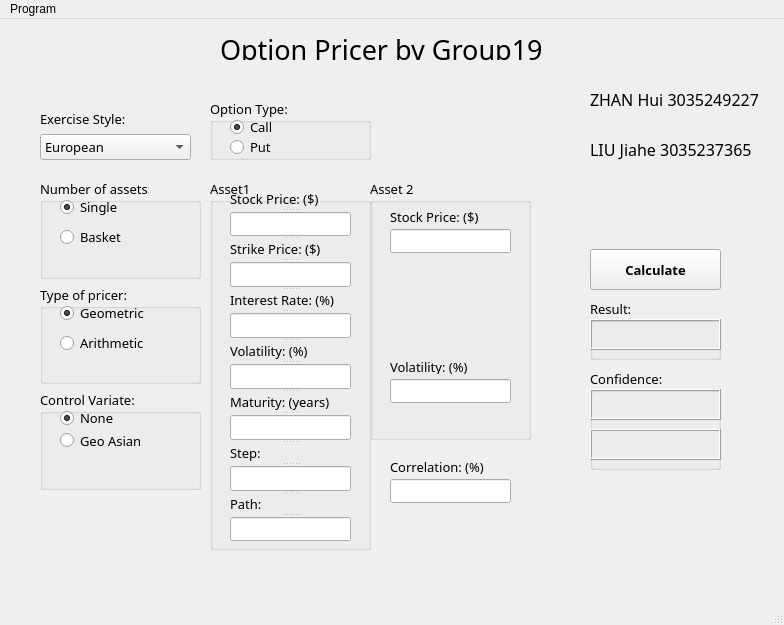
<?xml version="1.0" encoding="UTF-8"?>
<ui version="4.0">
 <class>OptionPricer</class>
 <widget class="QMainWindow" name="OptionPricer">
  <property name="geometry">
   <rect>
    <x>0</x>
    <y>0</y>
    <width>784</width>
    <height>625</height>
   </rect>
  </property>
  <property name="windowTitle">
   <string>Option Pricer by Group 19</string>
  </property>
  <property name="locale">
   <locale language="English" country="HongKong"/>
  </property>
  <widget class="QWidget" name="centralwidget">
   <widget class="QWidget" name="verticalLayoutWidget">
    <property name="geometry">
     <rect>
      <x>40</x>
      <y>80</y>
      <width>151</width>
      <height>61</height>
     </rect>
    </property>
    <property name="font">
     <font>
      <family>Century Gothic</family>
      <pointsize>10</pointsize>
     </font>
    </property>
    <layout class="QVBoxLayout" name="verticalLayout">
     <item>
      <widget class="QLabel" name="label">
       <property name="font">
        <font>
         <family>Century Gothic</family>
         <pointsize>10</pointsize>
        </font>
       </property>
       <property name="text">
        <string>Exercise Style:</string>
       </property>
       <property name="alignment">
        <set>Qt::AlignBottom|Qt::AlignLeading|Qt::AlignLeft</set>
       </property>
      </widget>
     </item>
     <item>
      <widget class="QComboBox" name="comboBox_kindof_option">
       <property name="font">
        <font>
         <family>Century Gothic</family>
         <pointsize>10</pointsize>
        </font>
       </property>
       <property name="iconSize">
        <size>
         <width>16</width>
         <height>30</height>
        </size>
       </property>
       <item>
        <property name="text">
         <string>European</string>
        </property>
       </item>
       <item>
        <property name="text">
         <string>American</string>
        </property>
       </item>
       <item>
        <property name="text">
         <string>Asian</string>
        </property>
       </item>
       <item>
        <property name="text">
         <string>Implied Volatility</string>
        </property>
       </item>
      </widget>
     </item>
    </layout>
   </widget>
   <widget class="QGroupBox" name="groupBox">
    <property name="geometry">
     <rect>
      <x>210</x>
      <y>80</y>
      <width>161</width>
      <height>61</height>
     </rect>
    </property>
    <property name="font">
     <font>
      <family>Century Gothic</family>
      <pointsize>10</pointsize>
     </font>
    </property>
    <property name="title">
     <string>Option Type:</string>
    </property>
    <widget class="QRadioButton" name="radioButton_call">
     <property name="geometry">
      <rect>
       <x>20</x>
       <y>20</y>
       <width>89</width>
       <height>16</height>
      </rect>
     </property>
     <property name="font">
      <font>
       <family>Century Gothic</family>
       <pointsize>10</pointsize>
      </font>
     </property>
     <property name="text">
      <string>Call</string>
     </property>
     <property name="checked">
      <bool>true</bool>
     </property>
    </widget>
    <widget class="QRadioButton" name="radioButton_put">
     <property name="geometry">
      <rect>
       <x>20</x>
       <y>40</y>
       <width>89</width>
       <height>16</height>
      </rect>
     </property>
     <property name="font">
      <font>
       <family>Century Gothic</family>
       <pointsize>10</pointsize>
      </font>
     </property>
     <property name="text">
      <string>Put</string>
     </property>
    </widget>
   </widget>
   <widget class="QPushButton" name="pushButton_calculate">
    <property name="geometry">
     <rect>
      <x>590</x>
      <y>230</y>
      <width>131</width>
      <height>41</height>
     </rect>
    </property>
    <property name="font">
     <font>
      <family>Century Gothic</family>
      <pointsize>10</pointsize>
      <weight>75</weight>
      <bold>true</bold>
     </font>
    </property>
    <property name="text">
     <string>Calculate</string>
    </property>
   </widget>
   <widget class="QGroupBox" name="groupBox_asset1">
    <property name="geometry">
     <rect>
      <x>210</x>
      <y>160</y>
      <width>161</width>
      <height>371</height>
     </rect>
    </property>
    <property name="font">
     <font>
      <family>Century Gothic</family>
      <pointsize>10</pointsize>
     </font>
    </property>
    <property name="title">
     <string>Asset1</string>
    </property>
    <widget class="QSplitter" name="splitter">
     <property name="geometry">
      <rect>
       <x>20</x>
       <y>11</y>
       <width>121</width>
       <height>351</height>
      </rect>
     </property>
     <property name="font">
      <font>
       <family>Century Gothic</family>
       <pointsize>10</pointsize>
      </font>
     </property>
     <property name="orientation">
      <enum>Qt::Vertical</enum>
     </property>
     <widget class="QLabel" name="label_stock_price">
      <property name="font">
       <font>
        <family>Century Gothic</family>
        <pointsize>10</pointsize>
       </font>
      </property>
      <property name="text">
       <string>Stock Price: ($)</string>
      </property>
     </widget>
     <widget class="QLineEdit" name="lineEdit_stock_price">
      <property name="font">
       <font>
        <family>Century Gothic</family>
        <pointsize>10</pointsize>
       </font>
      </property>
     </widget>
     <widget class="QLabel" name="label_strike_price">
      <property name="font">
       <font>
        <family>Century Gothic</family>
        <pointsize>10</pointsize>
       </font>
      </property>
      <property name="text">
       <string>Strike Price: ($)</string>
      </property>
     </widget>
     <widget class="QLineEdit" name="lineEdit_strike_price">
      <property name="font">
       <font>
        <family>Century Gothic</family>
        <pointsize>10</pointsize>
       </font>
      </property>
     </widget>
     <widget class="QLabel" name="label_strike_price_2">
      <property name="font">
       <font>
        <family>Century Gothic</family>
        <pointsize>10</pointsize>
       </font>
      </property>
      <property name="text">
       <string>Interest Rate: (%)</string>
      </property>
     </widget>
     <widget class="QLineEdit" name="lineEdit_rate">
      <property name="font">
       <font>
        <family>Century Gothic</family>
        <pointsize>10</pointsize>
       </font>
      </property>
     </widget>
     <widget class="QLabel" name="label_vol1">
      <property name="font">
       <font>
        <family>Century Gothic</family>
        <pointsize>10</pointsize>
       </font>
      </property>
      <property name="text">
       <string>Volatility: (%)</string>
      </property>
     </widget>
     <widget class="QLineEdit" name="lineEdit_vol1">
      <property name="font">
       <font>
        <family>Century Gothic</family>
        <pointsize>10</pointsize>
       </font>
      </property>
     </widget>
     <widget class="QLabel" name="label_maturity">
      <property name="font">
       <font>
        <family>Century Gothic</family>
        <pointsize>10</pointsize>
       </font>
      </property>
      <property name="text">
       <string>Maturity: (years)</string>
      </property>
     </widget>
     <widget class="QLineEdit" name="lineEdit_maturity">
      <property name="font">
       <font>
        <family>Century Gothic</family>
        <pointsize>10</pointsize>
       </font>
      </property>
     </widget>
     <widget class="QLabel" name="label_step">
      <property name="font">
       <font>
        <family>Century Gothic</family>
        <pointsize>10</pointsize>
       </font>
      </property>
      <property name="text">
       <string>Step:</string>
      </property>
     </widget>
     <widget class="QLineEdit" name="lineEdit_step">
      <property name="font">
       <font>
        <family>Century Gothic</family>
        <pointsize>10</pointsize>
       </font>
      </property>
      <property name="text">
       <string/>
      </property>
     </widget>
     <widget class="QLabel" name="label_paths">
      <property name="font">
       <font>
        <family>Century Gothic</family>
        <pointsize>10</pointsize>
       </font>
      </property>
      <property name="text">
       <string>Path:</string>
      </property>
     </widget>
     <widget class="QLineEdit" name="lineEdit_path">
      <property name="font">
       <font>
        <family>Century Gothic</family>
        <pointsize>10</pointsize>
       </font>
      </property>
      <property name="text">
       <string/>
      </property>
     </widget>
    </widget>
   </widget>
   <widget class="QWidget" name="widget_asian_pars" native="true">
    <property name="geometry">
     <rect>
      <x>40</x>
      <y>160</y>
      <width>161</width>
      <height>311</height>
     </rect>
    </property>
    <property name="font">
     <font>
      <family>Century Gothic</family>
      <pointsize>10</pointsize>
     </font>
    </property>
    <layout class="QVBoxLayout" name="verticalLayout_asian_pars">
     <item>
      <widget class="QGroupBox" name="groupBox_numof_assets">
       <property name="font">
        <font>
         <family>Century Gothic</family>
         <pointsize>10</pointsize>
        </font>
       </property>
       <property name="autoFillBackground">
        <bool>false</bool>
       </property>
       <property name="title">
        <string>Number of assets:</string>
       </property>
       <property name="flat">
        <bool>false</bool>
       </property>
       <property name="checkable">
        <bool>false</bool>
       </property>
       <widget class="QRadioButton" name="radioButton_asset_single">
        <property name="geometry">
         <rect>
          <x>20</x>
          <y>20</y>
          <width>89</width>
          <height>16</height>
         </rect>
        </property>
        <property name="font">
         <font>
          <family>Century Gothic</family>
          <pointsize>10</pointsize>
         </font>
        </property>
        <property name="text">
         <string>Single</string>
        </property>
        <property name="checked">
         <bool>true</bool>
        </property>
       </widget>
       <widget class="QRadioButton" name="radioButton_asset_basket">
        <property name="geometry">
         <rect>
          <x>20</x>
          <y>50</y>
          <width>89</width>
          <height>16</height>
         </rect>
        </property>
        <property name="font">
         <font>
          <family>Century Gothic</family>
          <pointsize>10</pointsize>
         </font>
        </property>
        <property name="text">
         <string>Basket</string>
        </property>
       </widget>
      </widget>
     </item>
     <item>
      <widget class="QGroupBox" name="groupBox_pricing_type">
       <property name="font">
        <font>
         <family>Century Gothic</family>
         <pointsize>10</pointsize>
        </font>
       </property>
       <property name="title">
        <string>Type of pricer:</string>
       </property>
       <widget class="QRadioButton" name="radioButton_type_geo">
        <property name="geometry">
         <rect>
          <x>20</x>
          <y>20</y>
          <width>89</width>
          <height>16</height>
         </rect>
        </property>
        <property name="font">
         <font>
          <family>Century Gothic</family>
          <pointsize>10</pointsize>
         </font>
        </property>
        <property name="text">
         <string>Geometric</string>
        </property>
        <property name="checked">
         <bool>true</bool>
        </property>
       </widget>
       <widget class="QRadioButton" name="radioButton_type_arith">
        <property name="geometry">
         <rect>
          <x>20</x>
          <y>50</y>
          <width>89</width>
          <height>16</height>
         </rect>
        </property>
        <property name="font">
         <font>
          <family>Century Gothic</family>
          <pointsize>10</pointsize>
         </font>
        </property>
        <property name="text">
         <string>Arithmetic</string>
        </property>
       </widget>
      </widget>
     </item>
     <item>
      <widget class="QGroupBox" name="groupBox_control_variate">
       <property name="font">
        <font>
         <family>Century Gothic</family>
         <pointsize>10</pointsize>
        </font>
       </property>
       <property name="title">
        <string>Control Variate:</string>
       </property>
       <widget class="QRadioButton" name="radioButton_cv_standard">
        <property name="geometry">
         <rect>
          <x>20</x>
          <y>20</y>
          <width>89</width>
          <height>16</height>
         </rect>
        </property>
        <property name="font">
         <font>
          <family>Century Gothic</family>
          <pointsize>10</pointsize>
         </font>
        </property>
        <property name="text">
         <string>None</string>
        </property>
        <property name="checked">
         <bool>true</bool>
        </property>
       </widget>
       <widget class="QRadioButton" name="radioButton_cv_geo">
        <property name="geometry">
         <rect>
          <x>20</x>
          <y>40</y>
          <width>101</width>
          <height>21</height>
         </rect>
        </property>
        <property name="font">
         <font>
          <family>Century Gothic</family>
          <pointsize>10</pointsize>
         </font>
        </property>
        <property name="acceptDrops">
         <bool>false</bool>
        </property>
        <property name="text">
         <string>Geo Asian</string>
        </property>
       </widget>
      </widget>
     </item>
    </layout>
   </widget>
   <widget class="QWidget" name="widget_asset2" native="true">
    <property name="geometry">
     <rect>
      <x>370</x>
      <y>160</y>
      <width>161</width>
      <height>331</height>
     </rect>
    </property>
    <property name="font">
     <font>
      <family>Century Gothic</family>
      <pointsize>10</pointsize>
     </font>
    </property>
    <widget class="QLineEdit" name="lineEdit_corr">
     <property name="geometry">
      <rect>
       <x>20</x>
       <y>300</y>
       <width>121</width>
       <height>24</height>
      </rect>
     </property>
     <property name="font">
      <font>
       <family>Century Gothic</family>
       <pointsize>10</pointsize>
      </font>
     </property>
     <property name="text">
      <string/>
     </property>
    </widget>
    <widget class="QLabel" name="label_corr">
     <property name="geometry">
      <rect>
       <x>20</x>
       <y>280</y>
       <width>121</width>
       <height>15</height>
      </rect>
     </property>
     <property name="font">
      <font>
       <family>Century Gothic</family>
       <pointsize>10</pointsize>
      </font>
     </property>
     <property name="text">
      <string>Correlation: (%)</string>
     </property>
    </widget>
    <widget class="QGroupBox" name="groupBox_asset2">
     <property name="geometry">
      <rect>
       <x>0</x>
       <y>0</y>
       <width>161</width>
       <height>261</height>
      </rect>
     </property>
     <property name="font">
      <font>
       <family>Century Gothic</family>
       <pointsize>10</pointsize>
      </font>
     </property>
     <property name="title">
      <string>Asset 2</string>
     </property>
     <widget class="QLabel" name="label_stock_price_2">
      <property name="geometry">
       <rect>
        <x>20</x>
        <y>30</y>
        <width>121</width>
        <height>15</height>
       </rect>
      </property>
      <property name="font">
       <font>
        <family>Century Gothic</family>
        <pointsize>10</pointsize>
       </font>
      </property>
      <property name="text">
       <string>Stock Price: ($)</string>
      </property>
     </widget>
     <widget class="QLabel" name="label_vol2">
      <property name="geometry">
       <rect>
        <x>20</x>
        <y>180</y>
        <width>121</width>
        <height>15</height>
       </rect>
      </property>
      <property name="font">
       <font>
        <family>Century Gothic</family>
        <pointsize>10</pointsize>
       </font>
      </property>
      <property name="text">
       <string>Volatility: (%)</string>
      </property>
     </widget>
     <widget class="QLineEdit" name="lineEdit_vol2">
      <property name="geometry">
       <rect>
        <x>20</x>
        <y>200</y>
        <width>121</width>
        <height>24</height>
       </rect>
      </property>
      <property name="font">
       <font>
        <family>Century Gothic</family>
        <pointsize>10</pointsize>
       </font>
      </property>
     </widget>
     <widget class="QLineEdit" name="lineEdit_stock_price_2">
      <property name="geometry">
       <rect>
        <x>20</x>
        <y>50</y>
        <width>121</width>
        <height>24</height>
       </rect>
      </property>
      <property name="font">
       <font>
        <family>Century Gothic</family>
        <pointsize>10</pointsize>
       </font>
      </property>
     </widget>
    </widget>
   </widget>
   <widget class="QGroupBox" name="groupBox_conf">
    <property name="geometry">
     <rect>
      <x>590</x>
      <y>350</y>
      <width>131</width>
      <height>101</height>
     </rect>
    </property>
    <property name="font">
     <font>
      <family>Century Gothic</family>
      <pointsize>10</pointsize>
     </font>
    </property>
    <property name="title">
     <string>Confidence:</string>
    </property>
    <widget class="QLabel" name="label_result_value_2">
     <property name="geometry">
      <rect>
       <x>0</x>
       <y>60</y>
       <width>131</width>
       <height>31</height>
      </rect>
     </property>
     <property name="font">
      <font>
       <family>Century Gothic</family>
       <pointsize>10</pointsize>
      </font>
     </property>
     <property name="frameShape">
      <enum>QFrame::Box</enum>
     </property>
     <property name="frameShadow">
      <enum>QFrame::Raised</enum>
     </property>
     <property name="text">
      <string/>
     </property>
    </widget>
    <widget class="QLabel" name="label_result_value_1">
     <property name="geometry">
      <rect>
       <x>0</x>
       <y>20</y>
       <width>131</width>
       <height>31</height>
      </rect>
     </property>
     <property name="font">
      <font>
       <family>Century Gothic</family>
       <pointsize>10</pointsize>
      </font>
     </property>
     <property name="frameShape">
      <enum>QFrame::Box</enum>
     </property>
     <property name="frameShadow">
      <enum>QFrame::Raised</enum>
     </property>
     <property name="text">
      <string/>
     </property>
    </widget>
   </widget>
   <widget class="QGroupBox" name="groupBox_3">
    <property name="geometry">
     <rect>
      <x>590</x>
      <y>280</y>
      <width>131</width>
      <height>61</height>
     </rect>
    </property>
    <property name="font">
     <font>
      <family>Century Gothic</family>
      <pointsize>10</pointsize>
     </font>
    </property>
    <property name="title">
     <string>Result:</string>
    </property>
    <widget class="QLabel" name="label_result_value">
     <property name="geometry">
      <rect>
       <x>0</x>
       <y>20</y>
       <width>131</width>
       <height>31</height>
      </rect>
     </property>
     <property name="font">
      <font>
       <family>Century Gothic</family>
       <pointsize>10</pointsize>
      </font>
     </property>
     <property name="frameShape">
      <enum>QFrame::Box</enum>
     </property>
     <property name="frameShadow">
      <enum>QFrame::Raised</enum>
     </property>
     <property name="text">
      <string/>
     </property>
    </widget>
   </widget>
   <widget class="QLabel" name="label_2">
    <property name="geometry">
     <rect>
      <x>220</x>
      <y>20</y>
      <width>391</width>
      <height>21</height>
     </rect>
    </property>
    <property name="font">
     <font>
      <family>Copperplate Gothic Light</family>
      <pointsize>20</pointsize>
     </font>
    </property>
    <property name="text">
     <string>Option Pricer by Group19</string>
    </property>
    <property name="textFormat">
     <enum>Qt::PlainText</enum>
    </property>
   </widget>
   <widget class="QLabel" name="label_3">
    <property name="geometry">
     <rect>
      <x>590</x>
      <y>60</y>
      <width>171</width>
      <height>41</height>
     </rect>
    </property>
    <property name="font">
     <font>
      <family>Century Gothic</family>
      <pointsize>12</pointsize>
     </font>
    </property>
    <property name="text">
     <string>ZHAN Hui 3035249227</string>
    </property>
    <property name="textFormat">
     <enum>Qt::RichText</enum>
    </property>
   </widget>
   <widget class="QLabel" name="label_4">
    <property name="geometry">
     <rect>
      <x>590</x>
      <y>110</y>
      <width>171</width>
      <height>41</height>
     </rect>
    </property>
    <property name="font">
     <font>
      <family>Century Gothic</family>
      <pointsize>12</pointsize>
     </font>
    </property>
    <property name="text">
     <string>LIU Jiahe 3035237365</string>
    </property>
    <property name="textFormat">
     <enum>Qt::RichText</enum>
    </property>
   </widget>
  </widget>
  <widget class="QMenuBar" name="menubar">
   <property name="geometry">
    <rect>
     <x>0</x>
     <y>0</y>
     <width>784</width>
     <height>23</height>
    </rect>
   </property>
   <widget class="QMenu" name="menuAa">
    <property name="title">
     <string>Program</string>
    </property>
    <addaction name="actionExit"/>
   </widget>
   <addaction name="menuAa"/>
  </widget>
  <widget class="QStatusBar" name="statusbar"/>
  <action name="actionAbout">
   <property name="text">
    <string>About</string>
   </property>
   <property name="shortcut">
    <string>F12</string>
   </property>
  </action>
  <action name="actionExit">
   <property name="text">
    <string>Exit</string>
   </property>
   <property name="shortcut">
    <string>Esc</string>
   </property>
  </action>
  <action name="actionReadme">
   <property name="text">
    <string>readme</string>
   </property>
  </action>
 </widget>
 <resources/>
 <connections/>
</ui>
